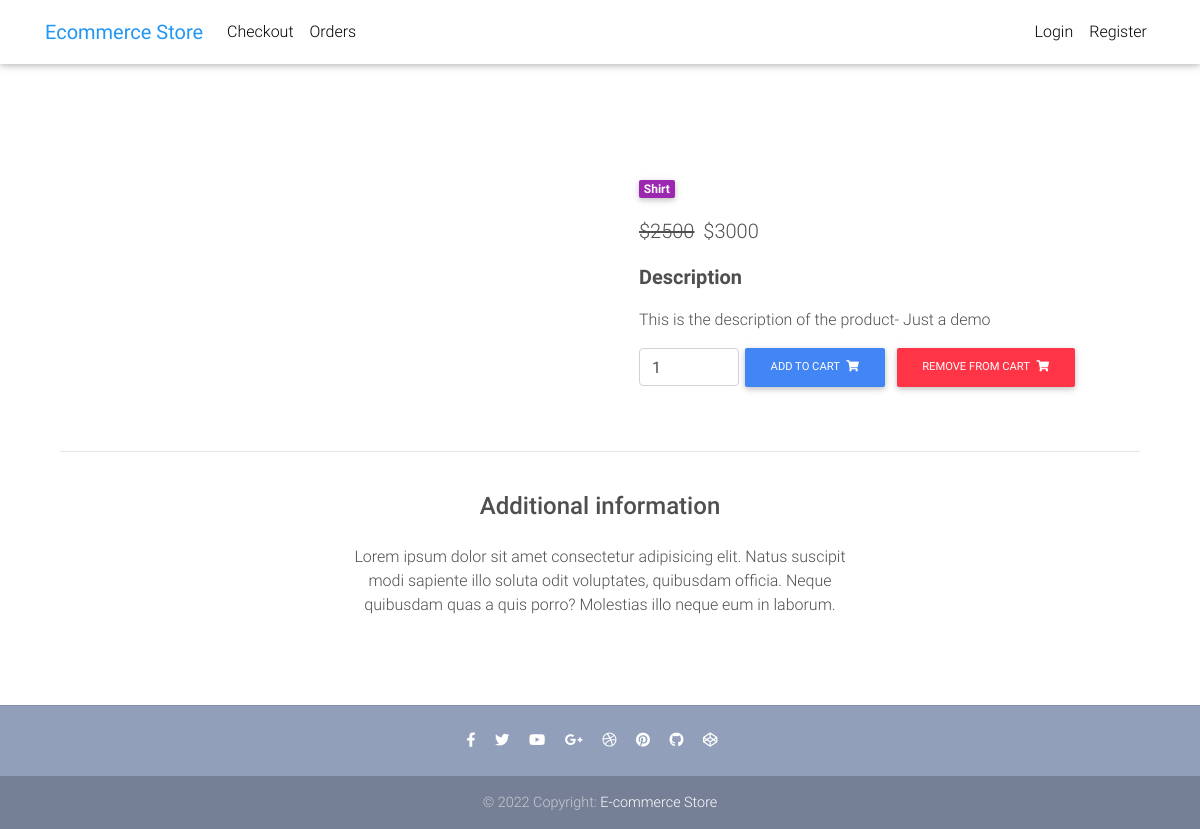
Page /product/product2/ on the committed database.
### store/models.py (models this page shows, shortened)
class Item(models.Model):
	title = models.CharField(max_length= 200)
	price = models.DecimalField(decimal_places = 0, max_digits = 10)
	discount_price = models.DecimalField(decimal_places = 0, max_digits = 10, null = True, blank = True)
	category = models.CharField(choices = CATEGORY_CHOICES, max_length = 5)
	label = models.CharField(choices = LABEL_CHOICES, max_length = 5)
	slug = models.SlugField()
	description = models.TextField()
	def get_add_to_cart_url(self):
		return reverse("add-to-cart", kwargs={'slug':self.slug})

### store/views.py (the view)
# urls.py: path('product/<slug>/', ItemDetailView.as_view(), name='product'),
class ItemDetailView(DetailView):
	model = Item
	context_object_name = 'products'
	template_name = 'product-page.html'

### templates/product-page.html (shortened to what this page needs)
{% extends 'base.html' %}
{% load static %}
{% block content %}
  <main class="mt-5 pt-4">
    <div class="container dark-grey-text mt-5">
      <div class="row wow fadeIn">
        <div class="col-md-6 mb-4">
        </div>
        <div class="col-md-6 mb-4">
          <div class="p-4">
            <div class="mb-3">
              <a href="">
                <span class="badge purple mr-1">{{products.get_category_display}}</span>
              </a>
            </div>
            <p class="lead">
              <span class="mr-1">
                {% if products.discount_price %}
                <del>${{products.discount_price}}</del>
                {% endif %}
              </span>
              <span>${{products.price}}</span>
            </p>
            <p class="lead font-weight-bold">Description</p>
            <p>{{products.description}}</p>
            <form class="d-flex justify-content-left">
              <input type="number" value="1" aria-label="Search" class="form-control" style="width: 100px">
              <a href="{{products.get_add_to_cart_url}}" class="btn btn-primary btn-md my-0 p" type="submit" >Add to cart
                <i class="fas fa-shopping-cart ml-1"></i>
              </a>
              <a href="{% url 'remove-from-cart' products.slug %}" class="btn btn-danger btn-md my-0 p" type="submit" >Remove from cart
                <i class="fas fa-shopping-cart ml-1"></i>
              </a>
            </form>
          </div>
        </div>
      </div>
      <hr>
      <div class="row d-flex justify-content-center wow fadeIn">
        <div class="col-md-6 text-center">
          <h4 class="my-4 h4">Additional information</h4>
          <p>Lorem ipsum dolor sit amet consectetur adipisicing elit. Natus suscipit modi sapiente illo soluta odit
            voluptates,
            quibusdam officia. Neque quibusdam quas a quis porro? Molestias illo neque eum in laborum.</p>
        </div>
      </div>
      <div class="row wow fadeIn">
        <div class="col-lg-4 col-md-12 mb-4">
        </div>
        <div class="col-lg-4 col-md-6 mb-4">
        </div>
        <div class="col-lg-4 col-md-6 mb-4">
        </div>
      </div>
    </div>
  </main>
{% endblock content %}

### templates/base.html (style rules this page uses)
html, body, header, .carousel { height: 60vh; }

### rows in the picture
Item: category "Shirt", discount_price "2500", price "3000", description "This is the description of the product- Just a demo"
